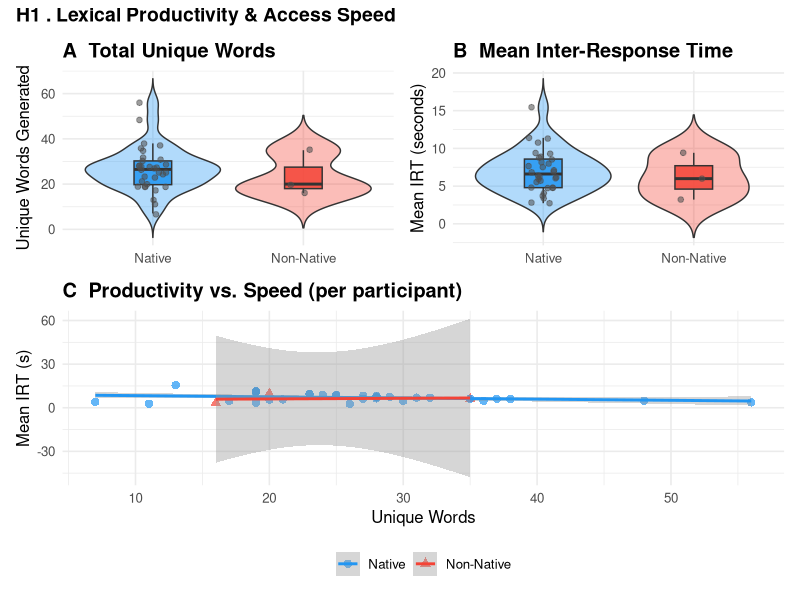
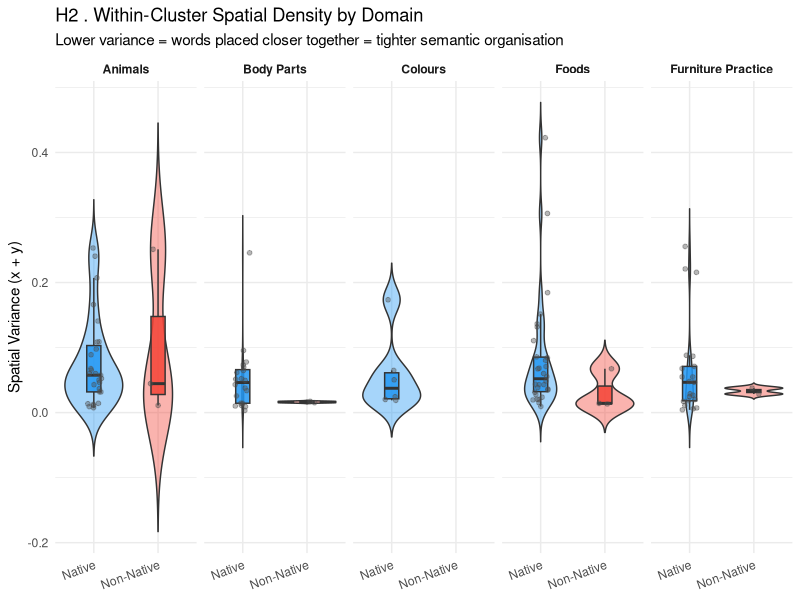
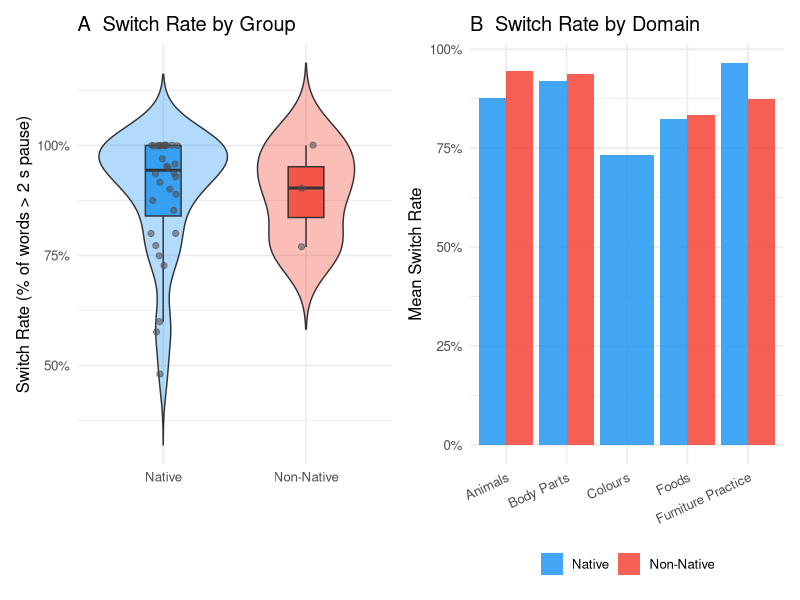
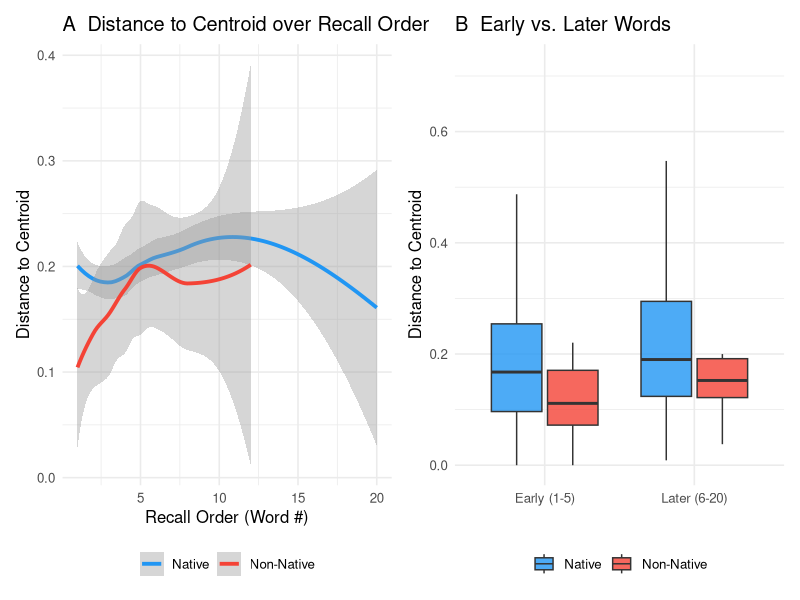

These figures' R source, in order:
## ---- chunk 1
knitr::opts_chunk$set(echo = TRUE, warning = FALSE, message = FALSE,
                      fig.align = "center")
## ---- chunk 2
# -- Libraries ------------------------------------------------------------------
library(dplyr)
library(readr)
library(stringr)
library(ggplot2)
library(patchwork)
library(scales)
library(tidyr)

# -- Load Data ------------------------------------------------------------------
df_raw <- read_csv("final_dataset.csv")

# -- Filters & Feature Engineering ---------------------------------------------
df <- df_raw %>%
  mutate(
    state_ut = str_trim(state_ut),
    language  = str_to_lower(str_trim(language))
  ) %>%
  # Remove English-only words (keep hindi / hinglish)
  filter(language != "english") %>%
  mutate(
    Native_Status = ifelse(
      state_ut %in% c("Kerala", "Telangana", "Andhra Pradesh"),
      "Non-Native", "Native"
    ),
    # Factor with consistent level order
    Native_Status = factor(Native_Status, levels = c("Native", "Non-Native"))
  ) %>%
  group_by(subject_id, domain) %>%
  mutate(
    tag          = row_number(),
    IRT_ms       = latency_ms,
    rt           = cumsum(latency_ms),
    Prev_X       = lag(x_norm),
    Prev_Y       = lag(y_norm),
    Seq_Distance = sqrt((x_norm - Prev_X)^2 + (y_norm - Prev_Y)^2)
  ) %>%
  ungroup()

# Shared colour palette (colour-blind friendly)
pal <- c("Native" = "#2196F3", "Non-Native" = "#F44336")
## ---- chunk 3
h1_data <- df %>%
  group_by(subject_id, Native_Status) %>%
  summarise(
    Unique_Words = n_distinct(word),
    Mean_IRT_s   = mean(IRT_ms, na.rm = TRUE) / 1000,   # convert to seconds
    .groups = "drop"
  )

# -- Panel A: Unique words ------------------------------------------------------
p1a <- ggplot(h1_data, aes(x = Native_Status, y = Unique_Words, fill = Native_Status)) +
  geom_violin(alpha = 0.35, trim = FALSE) +
  geom_boxplot(width = 0.25, outlier.shape = NA, alpha = 0.85) +
  geom_jitter(width = 0.1, size = 1.6, alpha = 0.55, colour = "grey30") +
  scale_fill_manual(values = pal) +
  theme_minimal(base_size = 12) +
  theme(legend.position = "none",
        plot.title = element_text(face = "bold")) +
  labs(title = "A  Total Unique Words",
       y = "Unique Words Generated", x = NULL)

# -- Panel B: Mean IRT (seconds) -----------------------------------------------
p1b <- ggplot(h1_data, aes(x = Native_Status, y = Mean_IRT_s, fill = Native_Status)) +
  geom_violin(alpha = 0.35, trim = FALSE) +
  geom_boxplot(width = 0.25, outlier.shape = NA, alpha = 0.85) +
  geom_jitter(width = 0.1, size = 1.6, alpha = 0.55, colour = "grey30") +
  scale_fill_manual(values = pal) +
  theme_minimal(base_size = 12) +
  theme(legend.position = "none",
        plot.title = element_text(face = "bold")) +
  labs(title = "B  Mean Inter-Response Time",
       y = "Mean IRT (seconds)", x = NULL)

# -- Panel C: Scatter -- are productivity & speed correlated? -------------------
p1c <- ggplot(h1_data, aes(x = Unique_Words, y = Mean_IRT_s,
                            colour = Native_Status, shape = Native_Status)) +
  geom_point(size = 2.5, alpha = 0.7) +
  geom_smooth(method = "lm", se = TRUE, linewidth = 1) +
  scale_colour_manual(values = pal) +
  theme_minimal(base_size = 12) +
  theme(legend.position = "bottom",
        plot.title = element_text(face = "bold")) +
  labs(title = "C  Productivity vs. Speed (per participant)",
       x = "Unique Words", y = "Mean IRT (s)",
       colour = NULL, shape = NULL)

(p1a | p1b) / p1c +
  plot_annotation(
    title = "H1 . Lexical Productivity & Access Speed",
    theme = theme(plot.title = element_text(face = "bold", size = 14))
  )
## ---- chunk 4
h2_data <- df %>%
  group_by(subject_id, domain, Native_Status) %>%
  summarise(
    Spatial_Var = var(x_norm, na.rm = TRUE) + var(y_norm, na.rm = TRUE),
    .groups = "drop"
  ) %>%
  filter(!is.na(Spatial_Var)) %>%
  mutate(domain = str_to_title(str_replace_all(domain, "-", " ")))

ggplot(h2_data, aes(x = Native_Status, y = Spatial_Var, fill = Native_Status)) +
  geom_violin(alpha = 0.40, trim = FALSE) +
  geom_boxplot(width = 0.22, outlier.shape = NA, alpha = 0.85) +
  geom_jitter(width = 0.12, size = 1.3, alpha = 0.4, colour = "grey30") +
  facet_wrap(~ domain, nrow = 1) +
  scale_fill_manual(values = pal) +
  theme_minimal(base_size = 11) +
  theme(
    legend.position = "none",
    strip.text = element_text(face = "bold"),
    axis.text.x = element_text(angle = 20, hjust = 1)
  ) +
  labs(
    title = "H2 . Within-Cluster Spatial Density by Domain",
    subtitle = "Lower variance = words placed closer together = tighter semantic organisation",
    y = "Spatial Variance (x + y)", x = NULL
  )
## ---- chunk 5
h3_data <- df %>%
  filter(!is.na(IRT_ms) & tag > 1) %>%
  group_by(subject_id, Native_Status) %>%
  summarise(
    Total_Words  = n(),
    Switch_Count = sum(IRT_ms > 2000),
    Switch_Rate  = Switch_Count / Total_Words,
    .groups = "drop"
  )

p3a <- ggplot(h3_data, aes(x = Native_Status, y = Switch_Rate, fill = Native_Status)) +
  geom_violin(alpha = 0.35, trim = FALSE) +
  geom_boxplot(width = 0.25, outlier.shape = NA, alpha = 0.85) +
  geom_jitter(width = 0.1, size = 1.8, alpha = 0.55, colour = "grey30") +
  scale_y_continuous(labels = percent_format(accuracy = 1)) +
  scale_fill_manual(values = pal) +
  theme_minimal(base_size = 12) +
  theme(legend.position = "none") +
  labs(title = "A  Switch Rate by Group",
       y = "Switch Rate (% of words > 2 s pause)", x = NULL)

# Mean switch rate per domain
h3_domain <- df %>%
  filter(!is.na(IRT_ms) & tag > 1) %>%
  mutate(domain = str_to_title(str_replace_all(domain, "-", " "))) %>%
  group_by(domain, Native_Status) %>%
  summarise(
    Switch_Rate = mean(IRT_ms > 2000, na.rm = TRUE),
    .groups = "drop"
  )

p3b <- ggplot(h3_domain, aes(x = domain, y = Switch_Rate, fill = Native_Status)) +
  geom_col(position = "dodge", alpha = 0.85) +
  scale_y_continuous(labels = percent_format(accuracy = 1)) +
  scale_fill_manual(values = pal) +
  theme_minimal(base_size = 12) +
  theme(axis.text.x = element_text(angle = 25, hjust = 1),
        legend.position = "bottom") +
  labs(title = "B  Switch Rate by Domain",
       y = "Mean Switch Rate", x = NULL, fill = NULL)

p3a | p3b +
  plot_annotation(
    title = "H3 . Semantic Switching Frequency",
    theme = theme(plot.title = element_text(face = "bold", size = 14))
  )
## ---- chunk 6
h4_data <- df %>%
  group_by(subject_id, domain) %>%
  mutate(
    Centroid_X      = mean(x_norm, na.rm = TRUE),
    Centroid_Y      = mean(y_norm, na.rm = TRUE),
    Dist_to_Centroid = sqrt((x_norm - Centroid_X)^2 + (y_norm - Centroid_Y)^2)
  ) %>%
  ungroup() %>%
  filter(tag <= 20)

p4a <- ggplot(h4_data, aes(x = tag, y = Dist_to_Centroid, colour = Native_Status)) +
  geom_smooth(method = "loess", se = TRUE, linewidth = 1.3) +
  scale_colour_manual(values = pal) +
  theme_minimal(base_size = 12) +
  theme(legend.position = "bottom") +
  labs(title = "A  Distance to Centroid over Recall Order",
       x = "Recall Order (Word #)", y = "Distance to Centroid",
       colour = NULL)

# Box of early vs late words
h4_earlyLate <- h4_data %>%
  mutate(Phase = ifelse(tag <= 5, "Early (1-5)", "Later (6-20)"))

p4b <- ggplot(h4_earlyLate, aes(x = Phase, y = Dist_to_Centroid, fill = Native_Status)) +
  geom_boxplot(outlier.shape = NA, alpha = 0.8) +
  scale_fill_manual(values = pal) +
  theme_minimal(base_size = 12) +
  theme(legend.position = "bottom") +
  labs(title = "B  Early vs. Later Words",
       x = NULL, y = "Distance to Centroid", fill = NULL)

p4a | p4b +
  plot_annotation(
    title = "H4 . Prototypicality Bias",
    theme = theme(plot.title = element_text(face = "bold", size = 14))
  )
